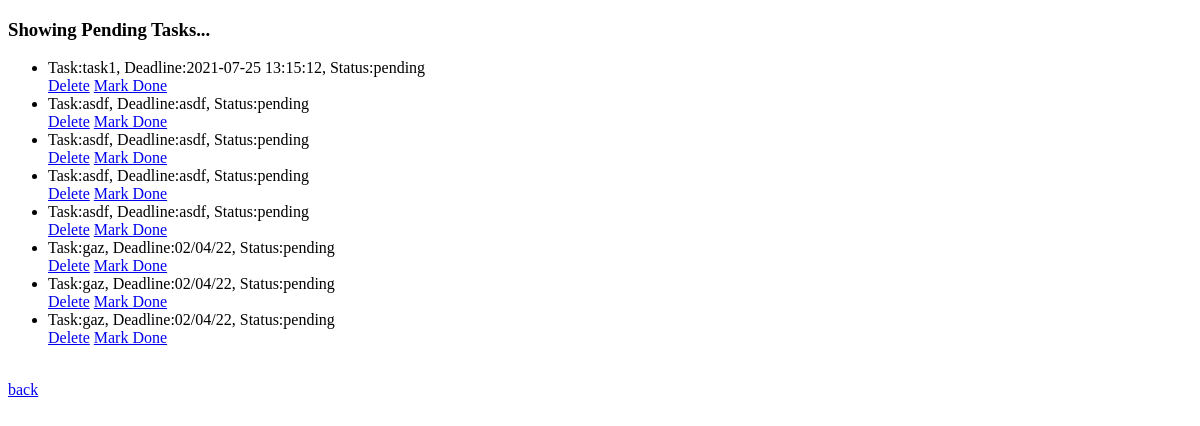
The page /todo/pending/ on the database as committed earlier.
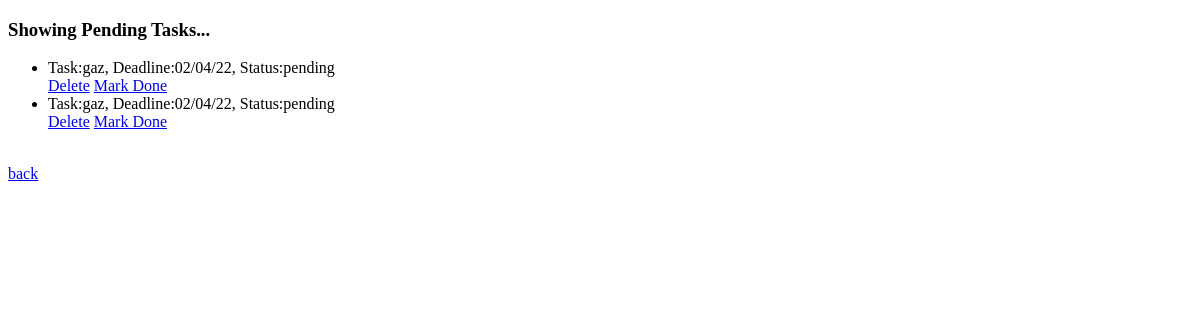
The same page on the database as committed later.
### myapp/models.py (models this page shows, shortened)
class Todo(models.Model):
	task_status = (
		("pending","pending"), ("done","done"),
	)
	task = models.CharField(max_length=99)
	deadline = models.CharField(max_length=100)
	status = models.CharField(max_length=100, choices = task_status, default="pending")

### myapp/views.py (the view)
# urls.py: path("pending/", views.pending, name="pending-tasks"),
def pending(request):
    pendingTasks = Todo.objects.filter(status="pending")
    return render(request, "myapp/pending.html",{
        "pendingTasks":pendingTasks
    })

### myapp/templates/myapp/pending.html
{% extends "myapp/layout.html" %}
{% block body %}
<h3>Showing Pending Tasks...</h3>
<ul>
	{% for t in pendingTasks %}
	<li>Task:{{t.task}}, Deadline:{{t.deadline}}, Status:{{t.status}}</li>
	<a href="{% url 'myapp:delete-task' t.id %}">Delete</a>
	<a href="{% url 'myapp:mark-done' t.id %}">Mark Done</a>
	{% empty %}
	<li>No Task to show</li>
	{% endfor %}
</ul>
<br>
<a href="{% url 'myapp:home' %}">back</a>
{% endblock %}

### myapp/templates/myapp/layout.html (shortened to what this page needs)
<!DOCTYPE html>
<html lang="en" >
	<head>
	</head>
	<body>
		{% block body %}
		{% endblock %}
	</body>
</html>

Rows that differ between the two databases and show on the page:
removed Todo: task "task1", deadline "2021-07-25 13:15:12", status "pending"
removed Todo: task "asdf", deadline "asdf", status "pending"
removed Todo: task "asdf", deadline "asdf", status "pending"
removed Todo: task "asdf", deadline "asdf", status "pending"
removed Todo: task "asdf", deadline "asdf", status "pending"
removed Todo: task "gaz", deadline "02/04/22", status "pending"
